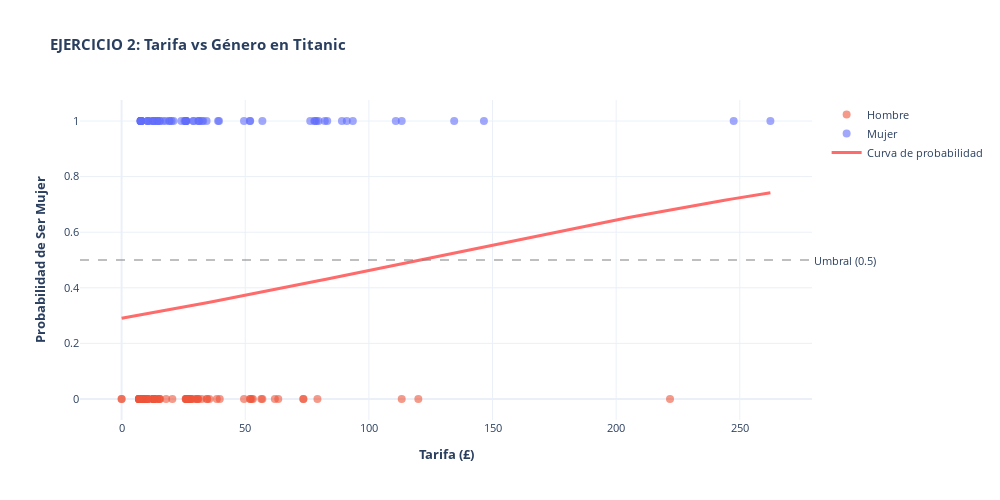

The cell this chart's notebook holds for it:
### Code cell
# Visualizar
x_range_ej2 = np.linspace(X_test_ej2.min(), X_test_ej2.max(), 100).reshape(-1, 1)
y_proba_ej2 = modelo_ej2.predict_proba(x_range_ej2)[:, 1]

fig = go.Figure()

# Puntos: Hombre
fig.add_trace(go.Scatter(
    x=X_test_ej2[y_test_ej2 == 0].values.flatten(),
    y=y_test_ej2[y_test_ej2 == 0],
    mode='markers',
    name='Hombre',
    marker=dict(size=8, color='#EF553B', opacity=0.6),
    hovertemplate='<b>Tarifa:</b> £%{x:.2f}<br><b>Género:</b> Hombre<extra></extra>'
))

# Puntos: Mujer
fig.add_trace(go.Scatter(
    x=X_test_ej2[y_test_ej2 == 1].values.flatten(),
    y=y_test_ej2[y_test_ej2 == 1],
    mode='markers',
    name='Mujer',
    marker=dict(size=8, color='#636EFA', opacity=0.6),
    hovertemplate='<b>Tarifa:</b> £%{x:.2f}<br><b>Género:</b> Mujer<extra></extra>'
))

# Curva de probabilidad
fig.add_trace(go.Scatter(
    x=x_range_ej2.flatten(),
    y=y_proba_ej2,
    mode='lines',
    name='Curva de probabilidad',
    line=dict(color='#FF6B6B', width=3),
    hovertemplate='<b>Tarifa:</b> £%{x:.2f}<br><b>Prob. Mujer:</b> %{y:.2%}<extra></extra>'
))

# Línea de umbral (0.5)
fig.add_hline(y=0.5, line_dash='dash', line_color='gray', opacity=0.5,
              annotation_text='Umbral (0.5)', annotation_position='right')

fig.update_layout(
    title='<b>EJERCICIO 2: Tarifa vs Género en Titanic</b>',
    xaxis_title='<b>Tarifa (£)</b>',
    yaxis_title='<b>Probabilidad de Ser Mujer</b>',
    hovermode='closest',
    template='plotly_white',
    height=500,
    width=1000,
    font=dict(size=11)
)

fig.show()

print("✓ Gráfico generado")

### Figure 1 — Plotly figure (JSON) as saved in the notebook; plotly's stock layout.template omitted (floating-point values rounded to 4 significant figures)
{"data": [{"hovertemplate": "<b>Tarifa:</b> £%{x:.2f}<br><b>Género:</b> Hombre<extra></extra>", "marker": {"color": "#EF553B", "opacity": 0.6, "size": 8}, "mode": "markers", "name": "Hombre", "type": "scatter", "x": [15.25, 10.5, 7.925, 18.0, 53.1, 8.05, 7.225, 13.0, 52.55, 13.0, 52.0, 7.896, 26.55, 9.225, 14.5, 27.9, 27.72, 13.0, 27.9, 7.896, 30.7, 8.05, 14.45, 35.5, 7.896, 73.5, 7.046, 8.05, 7.75, 34.38, 8.158, 9.225, 7.05, 113.3, 27.9, 120.0, 7.75, 10.5, 7.775, 25.93, 7.75, 73.5, 7.875, 7.229, 30.0, 7.854, 15.55, 39.69, 7.737, 30.7, 49.5, 0.0, 7.25, 20.52, 32.32, 7.729, 7.896, 7.854, 52.0, 8.05, 7.896, 26.0, 7.125, 7.05, 8.05, 7.775, 38.5, 9.5, 31.0, 7.25, 26.29, 221.8, 9.846, 34.65, 12.88, 11.5, 29.0, 7.25, 26.55, 79.2, 8.05, 15.25, 0.0, 56.93, 7.775, 7.55, 8.433, 13.0, 26.0, 13.0, 10.5, 8.05, 8.713, 7.496, 7.796, 8.05, 7.05, 56.5, 7.229, 26.55, 13.0, 8.458, 61.98, 10.5, 7.896, 7.05, 63.36, 26.39, 7.125, 7.225], "y": [0, 0, 0, 0, 0, 0, 0, 0, 0, 0, 0, 0, 0, 0, 0, 0, 0, 0, 0, 0, 0, 0, 0, 0, 0, 0, 0, 0, 0, 0, 0, 0, 0, 0, 0, 0, 0, 0, 0, 0, 0, 0, 0, 0, 0, 0, 0, 0, 0, 0, 0, 0, 0, 0, 0, 0, 0, 0, 0, 0, 0, 0, 0, 0, 0, 0, 0, 0, 0, 0, 0, 0, 0, 0, 0, 0, 0, 0, 0, 0, 0, 0, 0, 0, 0, 0, 0, 0, 0, 0, 0, 0, 0, 0, 0, 0, 0, 0, 0, 0, 0, 0, 0, 0, 0, 0, 0, 0, 0, 0]}, {"hovertemplate": "<b>Tarifa:</b> £%{x:.2f}<br><b>Género:</b> Mujer<extra></extra>", "marker": {"color": "#636EFA", "opacity": 0.6, "size": 8}, "mode": "markers", "name": "Mujer", "type": "scatter", "x": [33.0, 11.24, 78.85, 7.75, 7.75, 26.28, 25.47, 39.4, 7.829, 7.854, 7.854, 7.75, 7.55, 7.75, 31.0, 14.45, 19.26, 93.5, 79.65, 247.5, 21.0, 7.879, 19.5, 26.0, 10.5, 78.27, 26.0, 262.4, 83.16, 7.75, 49.5, 13.0, 20.21, 10.5, 134.5, 113.3, 56.93, 31.27, 13.0, 91.08, 39.0, 52.0, 89.1, 29.0, 34.38, 76.29, 77.96, 25.93, 14.46, 7.879, 12.47, 14.45, 110.9, 17.8, 26.0, 29.12, 32.5, 146.5, 24.15, 7.787, 26.0, 15.5, 82.17, 51.86, 13.0, 15.25, 31.39, 10.5, 16.7], "y": [1, 1, 1, 1, 1, 1, 1, 1, 1, 1, 1, 1, 1, 1, 1, 1, 1, 1, 1, 1, 1, 1, 1, 1, 1, 1, 1, 1, 1, 1, 1, 1, 1, 1, 1, 1, 1, 1, 1, 1, 1, 1, 1, 1, 1, 1, 1, 1, 1, 1, 1, 1, 1, 1, 1, 1, 1, 1, 1, 1, 1, 1, 1, 1, 1, 1, 1, 1, 1]}, {"hovertemplate": "<b>Tarifa:</b> £%{x:.2f}<br><b>Prob. Mujer:</b> %{y:.2%}<extra></extra>", "line": {"color": "#FF6B6B", "width": 3}, "mode": "lines", "name": "Curva de probabilidad", "type": "scatter", "x": [0.0, 2.65, 5.301, 7.951, 10.6, 13.25, 15.9, 18.55, 21.2, 23.85, 26.5, 29.15, 31.8, 34.45, 37.1, 39.75, 42.4, 45.05, 47.7, 50.35, 53.01, 55.66, 58.31, 60.96, 63.61, 66.26, 68.91, 71.56, 74.21, 76.86, 79.51, 82.16, 84.81, 87.46, 90.11, 92.76, 95.41, 98.06, 100.7, 103.4, 106.0, 108.7, 111.3, 114.0, 116.6, 119.3, 121.9, 124.6, 127.2, 129.9, 132.5, 135.2, 137.8, 140.5, 143.1, 145.8, 148.4, 151.1, 153.7, 156.4, 159.0, 161.7, 164.3, 167.0, 169.6, 172.3, 174.9, 177.6, 180.2, 182.9, 185.5, 188.2, 190.8, 193.5, 196.1, 198.8, 201.4, 204.1, 206.7, 209.4, 212.0, 214.7, 217.3, 220.0, 222.6, 225.3, 227.9, 230.6, 233.2, 235.9, 238.5, 241.2, 243.8, 246.5, 249.1, 251.8, 254.4, 257.1, 259.7, 262.4], "y": [0.2908, 0.2949, 0.299, 0.3031, 0.3073, 0.3115, 0.3158, 0.32, 0.3243, 0.3287, 0.333, 0.3374, 0.3418, 0.3463, 0.3507, 0.3552, 0.3597, 0.3643, 0.3689, 0.3735, 0.3781, 0.3827, 0.3874, 0.3921, 0.3968, 0.4015, 0.4062, 0.411, 0.4158, 0.4205, 0.4253, 0.4302, 0.435, 0.4398, 0.4447, 0.4496, 0.4544, 0.4593, 0.4642, 0.4691, 0.474, 0.4789, 0.4839, 0.4888, 0.4937, 0.4986, 0.5035, 0.5085, 0.5134, 0.5183, 0.5232, 0.5281, 0.533, 0.5379, 0.5428, 0.5477, 0.5526, 0.5574, 0.5623, 0.5671, 0.5719, 0.5767, 0.5815, 0.5863, 0.5911, 0.5958, 0.6006, 0.6053, 0.61, 0.6147, 0.6193, 0.6239, 0.6285, 0.6331, 0.6377, 0.6422, 0.6467, 0.6512, 0.6557, 0.6601, 0.6645, 0.6689, 0.6732, 0.6775, 0.6818, 0.6861, 0.6903, 0.6945, 0.6987, 0.7028, 0.7069, 0.711, 0.715, 0.719, 0.7229, 0.7269, 0.7308, 0.7346, 0.7384, 0.7422]}], "layout": {"annotations": [{"showarrow": false, "text": "Umbral (0.5)", "x": 1, "xanchor": "left", "xref": "x domain", "y": 0.5, "yanchor": "middle", "yref": "y"}], "font": {"size": 11}, "height": 500, "hovermode": "closest", "shapes": [{"line": {"color": "gray", "dash": "dash"}, "opacity": 0.5, "type": "line", "x0": 0, "x1": 1, "xref": "x domain", "y0": 0.5, "y1": 0.5, "yref": "y"}], "title": {"text": "<b>EJERCICIO 2: Tarifa vs Género en Titanic</b>"}, "width": 1000, "xaxis": {"title": {"text": "<b>Tarifa (£)</b>"}}, "yaxis": {"title": {"text": "<b>Probabilidad de Ser Mujer</b>"}}}}
